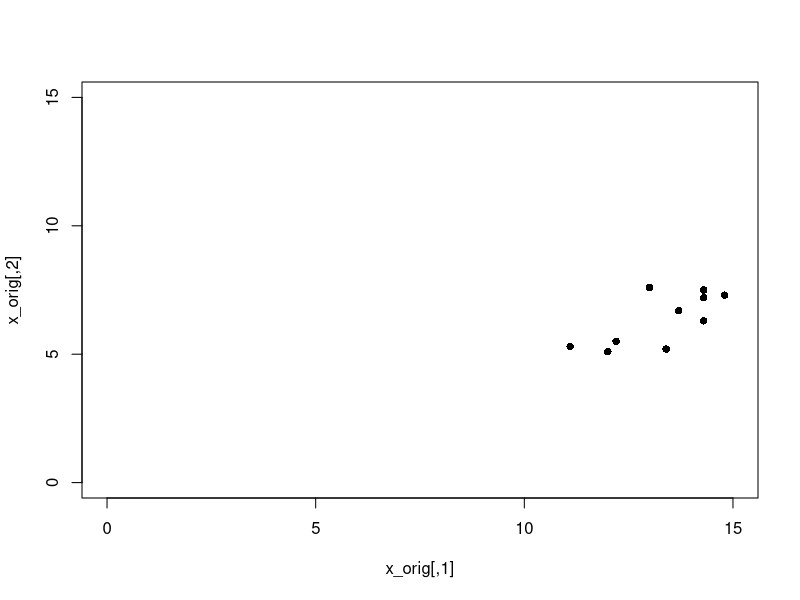
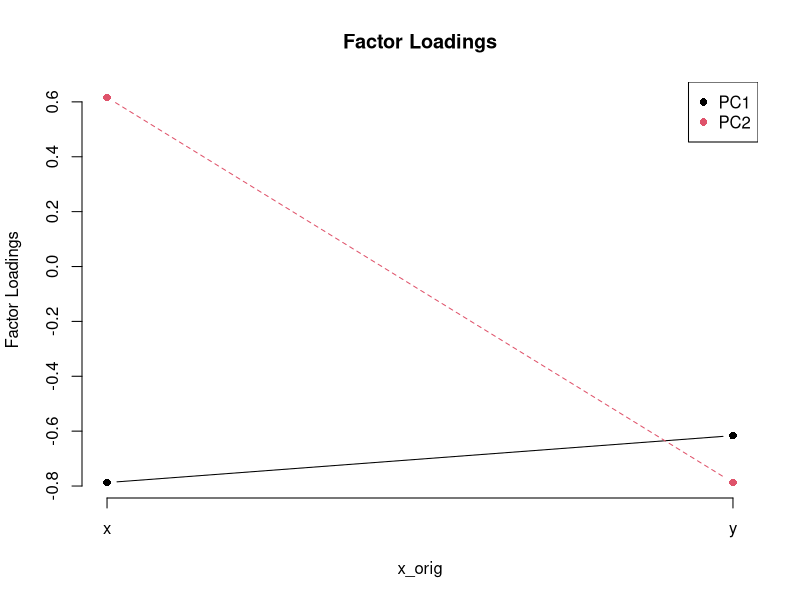
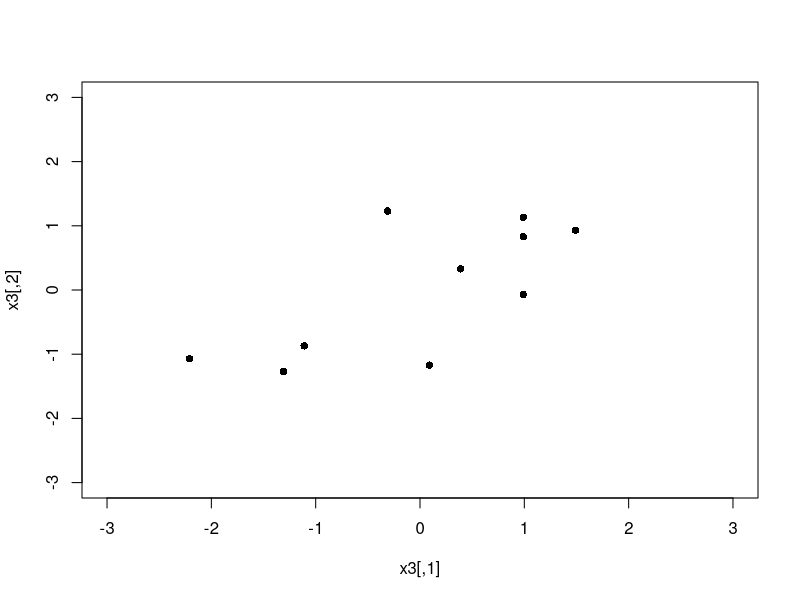
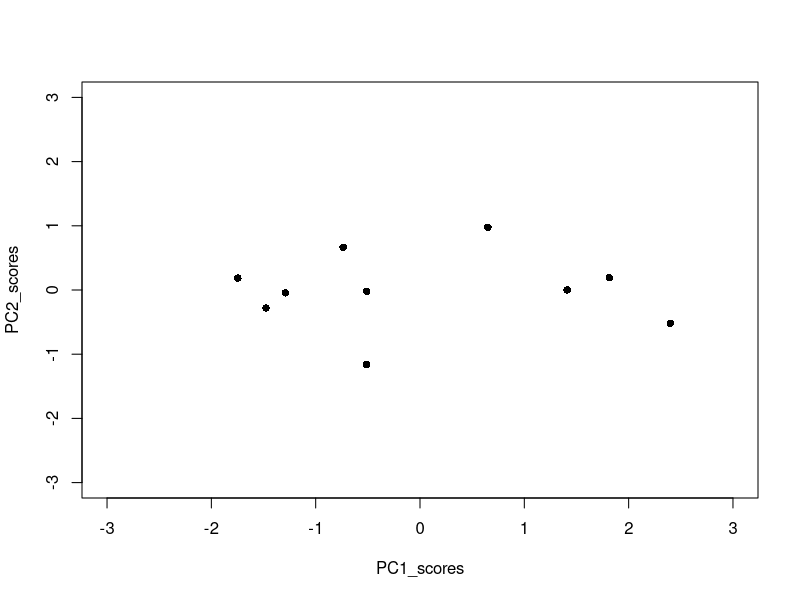

Recreate these plots in R, in order.
# PCA Example: 10 Artificial data points.

# Generate artificial data:
x_orig <- matrix(NA, nrow = 10, ncol = 2)
x_orig[ , 1] <- c(14.3, 12.2, 13.7, 12.0, 13.4, 14.3, 13.0, 14.8, 11.1, 14.3)
x_orig[ , 2] <- c(7.5, 5.5, 6.7, 5.1, 5.2, 6.3, 7.6, 7.3, 5.3, 7.2)

plot(x_orig, xlim=c(0,15), ylim=c(0,15), pch = 16)
cor(x_orig)		# Print correlation matrix.
x3 <- scale(x_orig, center = TRUE, scale = FALSE)	# Centre variables around a mean of 0.
vcv3 <- cov(x3)	# Covariance matrix.

#########
# PCA "self-made" with R function eigen:

e3 <- eigen(vcv3, symmetric = TRUE)		# Extract eigenvectors and -values from covariance matrix.
e3		# print eigenvectors and -loadings.
e3v <- e3$vectors		# Assign eigenvectors to variable e3v.

e3$values / sum(e3$values)	# Portion of variance explained by PCs.
sum(e3$values)			# Total variance of the variable system.

# Plot PCs (this is the analogue to the plot of the first 3 PCs in the interest rate exmaple):
s <- c("x", "y")
matplot(e3v, type = c("b"),pch=16,col = 1:3, main ="Factor Loadings", ylab = "Factor Loadings", xlab = "x_orig", axes = FALSE) # Plot with axes removed.
axis(2)		# Add ordinate.
axis(side=1,at=1:2,labels=s)	# Add abscissa with labes.
legend("topright", legend = c("PC1", "PC2"), col=1:2, pch=16) # Add legend.

# Reconstruction of original data:
s_v <- 1:2		# For PC1 & PC2: s_v <- 1:2. For PC1 only: s_v <- 1.
x_centred <- t(x3)
x_scores <- t(e3v[ , s_v]) %*% x_centred		# Factor Scores, p. 20.
x4 <- t(x_scores)
s <- NULL		# Initialise variable.
for(i in 1:ncol(x4))
{
	s <- c(s, paste("PC", i, "_scores", sep=""))	# 
}
colnames(x4) <- s		# Rename columns for easier legibility.

plot(x3, xlim=c(-3, 3), ylim=c(-3, 3), pch=16)	# Mean-adj. data, correlated.

{
if(length(s_v) == 1)
	s_x <- cbind(x4[ , s_v], rep.int(0, 10))	# For plotting: PC1 only => set PC2 to 0.
else
	s_x <- x4						# Plot both dimensions.
}
plot(s_x, xlim=c(-3, 3), ylim=c(-3, 3), pch=16)	# Transformed data, uncorrelated (first 2 PCs).

round(cor(x4), 3)		# New variables are orthogonal: their correlations must be 0.
x_centred_2 <- t(t(e3v[ , s_v])) %*% x_scores		# Reconstructed data from factors.
x_centred_2		# Print reconstructed centred data.
x_centred		# Print centred data.
round(x_centred - x_centred_2, 3)		# Print residuals.

t(x_centred_2 + apply(x_orig, 2, mean))	# Print reconstructed original data.
x_orig		# Print original data. If s_v = 1:2 x_orig should match exactly the reconstructed data.

cov(t(x_scores))	# Elements on diagonal of factor scores' VCV give the factor loadings. 

#########
# PCA with R function princomp:
pr <- princomp(x3, cor = FALSE, scores = TRUE, covmat = NULL, fix_sign = FALSE)
pr$scores		# Factor scores.
pr$loadings		#  Matrix whose columns contain the eigenvectors.

# Reconstruction of original data:
x_centred_pr <- pr$loadings[ , s_v] %*% t(pr$scores[ , s_v])	# Reconstructed x_centred: equivalent to eigenvectors %*% factor_scores.
x_centred
round(x_centred - x_centred_pr, 3)		# Print residuals.

t(x_centred_pr + apply(x_orig, 2, mean))	# Print reconstructed original data.
x_orig		# Print original data.


